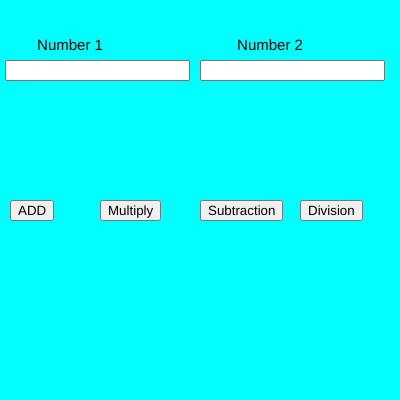
Frame 1 (no input)
Frame 60 (no input): identical to frame 1, image omitted
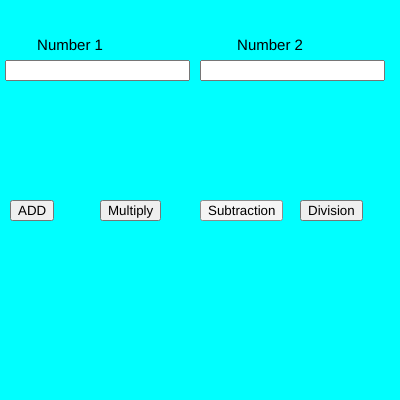
Frame 120 (the mouse pressed at the canvas centre since frame 60)

The p5.js sketch that drew these frames (run headless with seeded random() and noise() and a simulated clock; from frame 60 on, the mouse is pressed at the canvas centre):

// p5.js sketch
// ── sketch.js
var n1,n2;
var b1,b2,b3,b4;

function setup() {
  
  createCanvas(400, 400);
  
  num1 = createInput();
  num1.position(5, 60);
  
  num2 = createInput();
  num2.position(200, 60);
  
  b1 = createButton("ADD");
  b1.position(10, 200);
  b1.mousePressed(add);
  
  b2 = createButton("Multiply");
  b2.position(100, 200);
  b2.mousePressed(mul);
  
  b3 = createButton("Subtraction");
  b3.position(200,200);
  b3.mousePressed(sub);
   
  b4 = createButton("Division");
  b4.position(300,200);
  b4.mousePressed(div);


  
  textAlign(CENTER);
  textSize(15);
}

function draw() {
  background("cyan");
  text("Number 1",70,50);
  text("Number 2",270,50);
  n1=parseInt(num1.value());
  n2=parseInt(num2.value());

}
function add(){
  console.log(n1+n2);

}
function mul() {
  console.log(n1*n2);
}
function sub() {
  console.log(n1-n2);
}
function div() {
  console.log(n1/n2);
}
